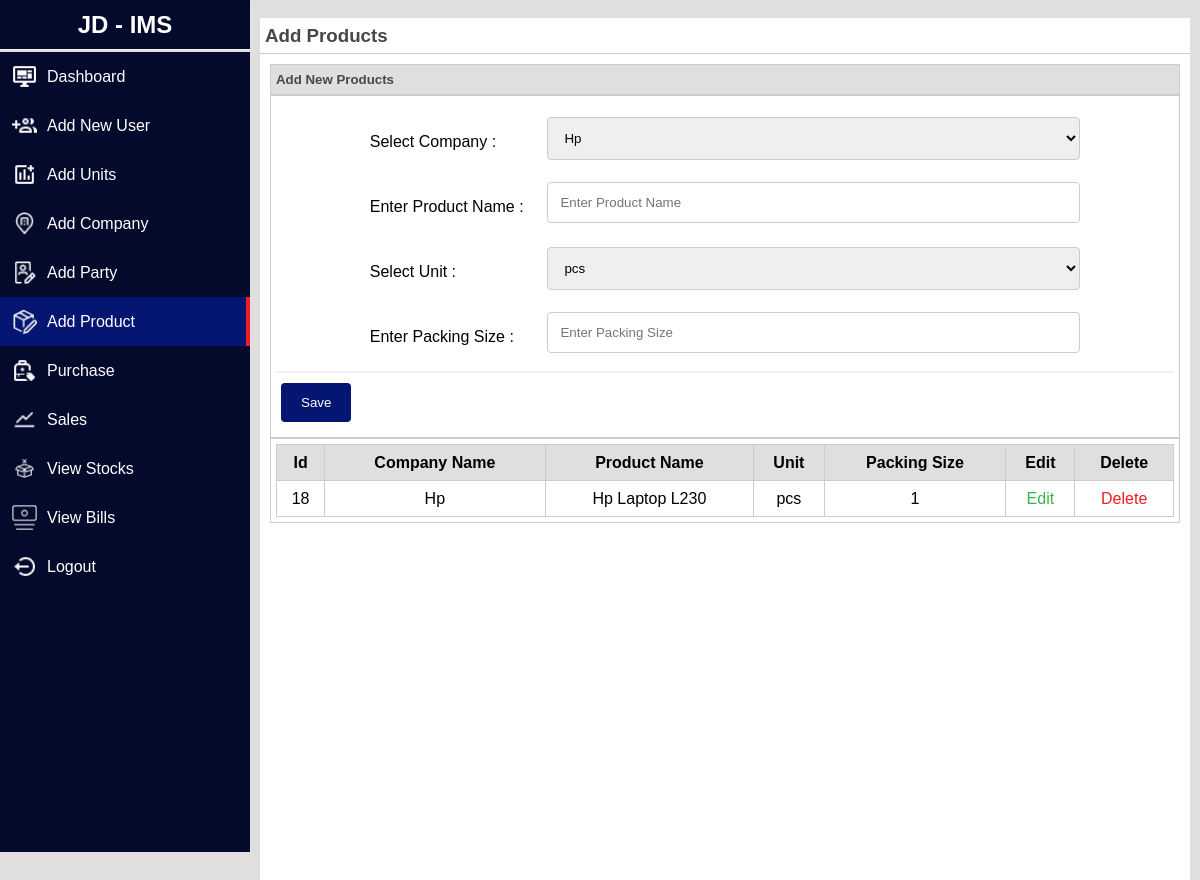
Screenshot of /jd_ims/admin/add_products.php (signed in) with the database file from the repository.
### tables this page shows
CREATE TABLE `products` (
  `id` int(5) NOT NULL,
  `company_name` varchar(100) NOT NULL,
  `product_name` varchar(100) NOT NULL,
  `unit` varchar(50) NOT NULL,
  `packing_size` varchar(20) NOT NULL
);

### jd_ims/admin/add_products.php (the view, shortened to what this page needs)
<?php
include "base.php";
include "../user/connection.php";
?>
<div class="container">
        <div id="content">
            <div id="content_header">
                <h3>Add Products</h3>
            </div>
            <div class="container-fluid">
                <div class="row-fluid" style="background-color: white; min-height: 1000px; padding:10px;">
                <div class="widget-box">
                <div class="widget-title">
                  <h5>Add New Products</h5>
                </div>
                <div class="widget-content">
                  <form name="form1" action="" method="post" class="form-horizontal">
                    <div class="control-group">
                      <div class="col-25">
                        <label class="control-label">Select Company :</label>
                      </div>
                      <div class="controls col-75">
                        <select class="span11" name="company_name">
                        <?php
                        $res=mysqli_query($link,"select * from company_name");
                        while($row=mysqli_fetch_array($res))
                        {
                            echo "<option>";
                            echo $row["companyname"];
                            echo "</option>";
                        }
                        ?>
                        </select>
                      </div>
                    </div>
                    <div class="control-group">
                        <div class="col-25">
                            <label class="control-label">Enter Product Name :</label>
                        </div>
                      <div class="controls col-75">
                        <input type="text" name="product_name" class="span11" placeholder="Enter Product Name">
                      </div>
                    </div>
                    <div class="control-group">
                        <div class="col-25">
                            <label class="control-label">Select Unit :</label>
                          </div>
                      <div class="controls col-75">
                      <select class="span11" name="unit">
                        <?php
                        $res=mysqli_query($link,"select * from units");
                        while($row=mysqli_fetch_array($res))
                        {
                            echo "<option>";
                            echo $row["unit"];
                            echo "</option>";
                        }
                        ?>
                        </select>
                      </div>
                    </div>
                    <div class="control-group">
                        <div class="col-25">
                            <label class="control-label">Enter Packing Size :</label>
                          </div>
                      <div class="controls col-75">
                      <input type="text" name="packing_size" class="span11" placeholder="Enter Packing Size">
                      </div>
                    </div>
                    <hr>
                    <div class="form-actions">
                      <button type="submit" name="submit1" class="btn">Save</button>
                    </div>
                  </form>
                </div>
        </div>
        <div class="widget-content">
          <table>
            <thead>
                <tr>
                    <th>Id</th>
                    <th>Company Name</th>
                    <th>Product Name</th>
                    <th>Unit</th>
                    <th>Packing Size</th>
                    <th>Edit</th>
                    <th>Delete</th>
                </tr>
            </thead>
            <tbody>
            <?php
                $res=mysqli_query($link, "select * from products");
                while($row=mysqli_fetch_array($res))
                {
                    ?>
                    <tr>
                        <td><?php echo $row["id"]; ?></td>
                        <td><?php echo $row["company_name"]; ?></td>
                        <td><?php echo $row["product_name"]; ?></td>
                        <td><?php echo $row["unit"]; ?></td>
                        <td><?php echo $row["packing_size"]; ?></td>
                        <td><a href="edit_products.php?id=<?php echo $row["id"]; ?>" class="td-edit">Edit</a></td>
                        <td><a href="delete_products.php?id=<?php echo $row["id"]; ?>" class="td-delete">Delete</a></td>
                    </tr>
                    <?php
                }
                ?>
            </tbody>
          </table>
        </div>
    </div>
<?php
include "footer.php";
?>

### jd_ims/admin/style.css (style rules this page uses)
* { box-sizing: border-box; margin: 0; padding: 0; font-family: sans-serif; }
:root { --btn-color: #051572; --primary-color: #040a2c; --secondary-color: #ED1E26; --list-color: #39B54A; --dark-color: #000000; --light-color: #FFFFFF; --bg-color: #e0dede; --bg-hover: #f4f4f4; --text-color:#474747; --border-color:#ccc; }
body { background-color: var(--bg-color); }
hr { border: 1px solid #F1F1F1; }
.container { width: auto; text-align: justify; margin: 0px 0px 10px 250px; line-height: 25px; padding-left: 10px; padding-right: 10px; }
#content_header { background-color: var(--light-color); border-bottom: 1px solid var(--border-color); padding: 5px; }
#content_header h3, h5 { color: var(--text-color); }
.widget-title { padding: 2px 5px; background-color: var(--bg-color); border: 1px solid var(--border-color); }
.widget-content { border: 1px solid var(--border-color); padding: 5px; }
.control-group { display: flex; flex-direction: row; margin: 10px 5px; justify-content: center; }
.control-group-sales input, select { width: 100%; padding: 12px; border: 1px solid #ccc; border-radius: 4px; box-sizing: border-box; resize: vertical; }
.controls input, select, textarea { width: 100%; padding: 12px; border: 1px solid #ccc; border-radius: 4px; box-sizing: border-box; resize: vertical; }
.control-group label { padding: 12px 12px 12px 0; display: inline-block; }
.col-25 { float: left; width: 20%; margin-top: 6px; }
.col-75 { float: left; width: 60%; margin-top: 6px; }
.btn { background-color: var(--btn-color); color: white; padding: 12px 20px; border: none; border-radius: 4px; cursor: pointer; margin: 10px 5px; }
table,td,th { border-collapse: collapse; border: 1px solid var(--border-color); text-align: center; padding: 5px; }
table { width: 100%; }
th { background-color: var(--bg-color); }
.td-edit { color: var(--list-color); cursor: pointer; text-decoration: none; }
.td-delete { color: var(--secondary-color); cursor: pointer; text-decoration: none; }

### rows the page displays
products: id "18", company_name "Hp", product_name "Hp Laptop L230", unit "pcs", packing_size "1"

### other values shown
form field company_name "Hp"
form field unit "pcs"
